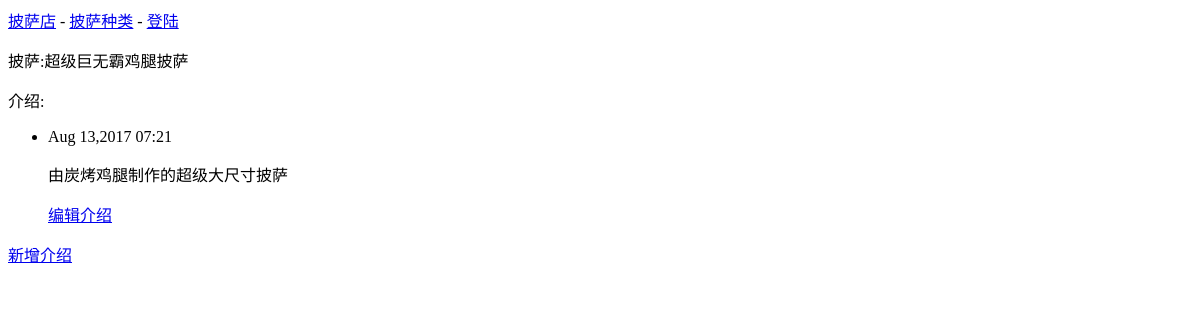
The page /pizzas/2/ on the database as committed earlier.
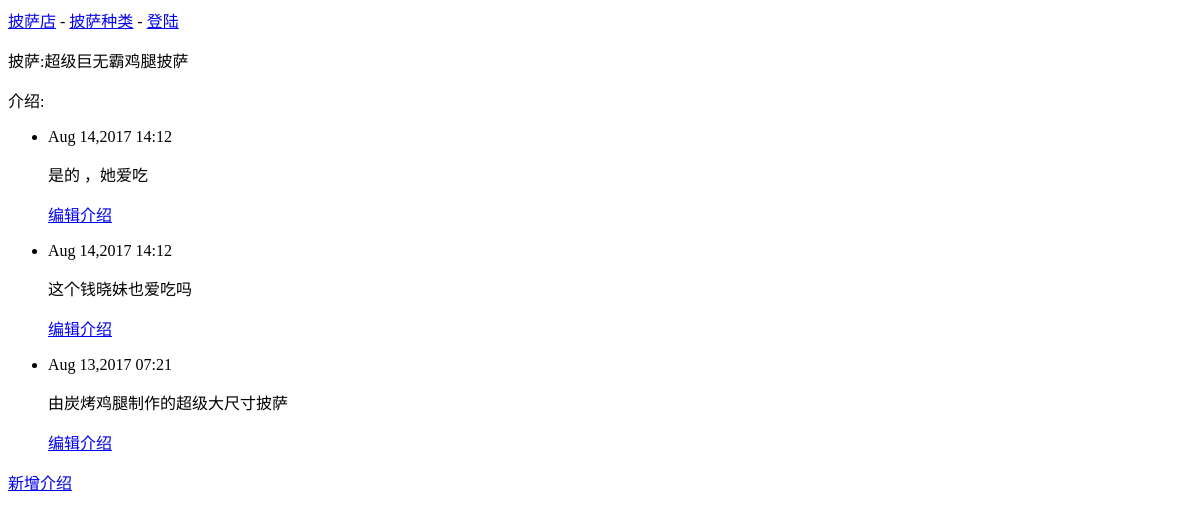
The same page on the database as committed later.
### pizzas/models.py (models this page shows, shortened)
class Topping(models.Model):
	pizza = models.ForeignKey(Pizza)
	name = models.TextField()
	date_added = models.DateTimeField(auto_now_add=True)

### pizzas/views.py (the view)
# urls.py: url(r'^pizzas/(?P<pizza_id>\d+)/$',views.pizza,name='pizza'),
def pizza(request,pizza_id):
	pizza = Pizza.objects.get(id = pizza_id)
	toppings = pizza.topping_set.order_by('-date_added')
	context = {'pizza':pizza,'toppings':toppings}
	return render(request,'pizzas/pizza.html',context)

### pizzas/models.py (called while the page is built)
	def __str__(self):
		return self.name

### pizzas/templates/pizzas/pizza.html
{% extends "pizzas/base.html" %}
{% block content %}
  <p>披萨:{{ pizza }}</p>
  <p>介绍:</p>
  <ul>
    {% for topping in toppings %}
      <li>
	    <p>{{ topping.date_added|date:'M d,Y H:i' }}</p>
	    <p>{{ topping.name|linebreaks }}</p>
	    <p>
			<a href="{% url 'pizzas:edit_topping' topping.id %}">编辑介绍</a>
		</p>
	  </li>
	{% empty %}
      <li>暂无介绍</li>
    {% endfor %}
  </ul>
  <p>
	  <a href="{% url 'pizzas:new_topping' pizza.id %}">新增介绍</a>
  </p>
{% endblock content %}

Rows that differ between the two databases and show on the page:
added Topping: date_added "Aug 14,2017 14:12", name "是的 ，她爱吃"
added Topping: date_added "Aug 14,2017 14:12", name "这个钱晓妹也爱吃吗"
